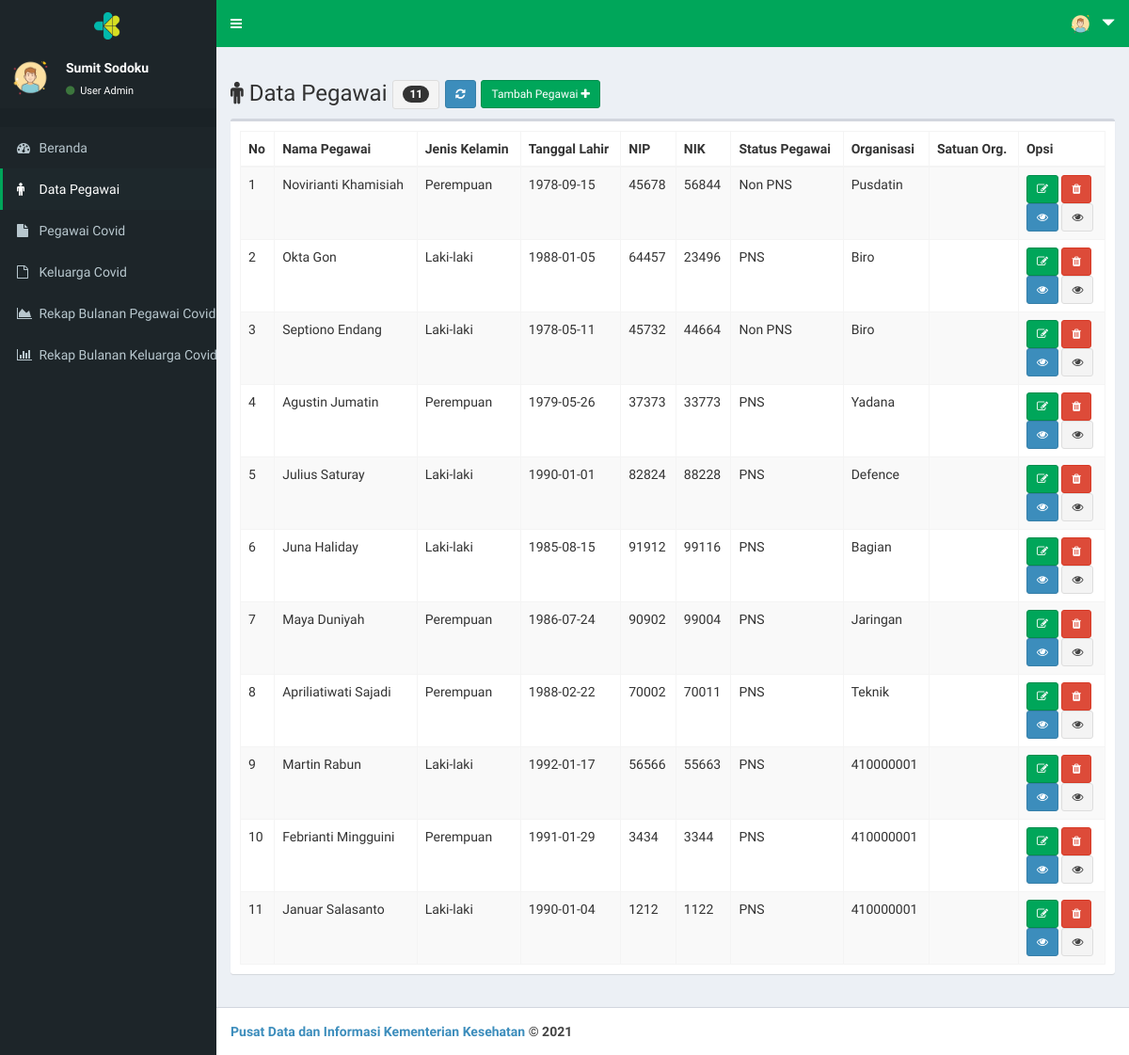
/page/index.php?menu=peg_data (signed in), run on an earlier commit of the app's database.
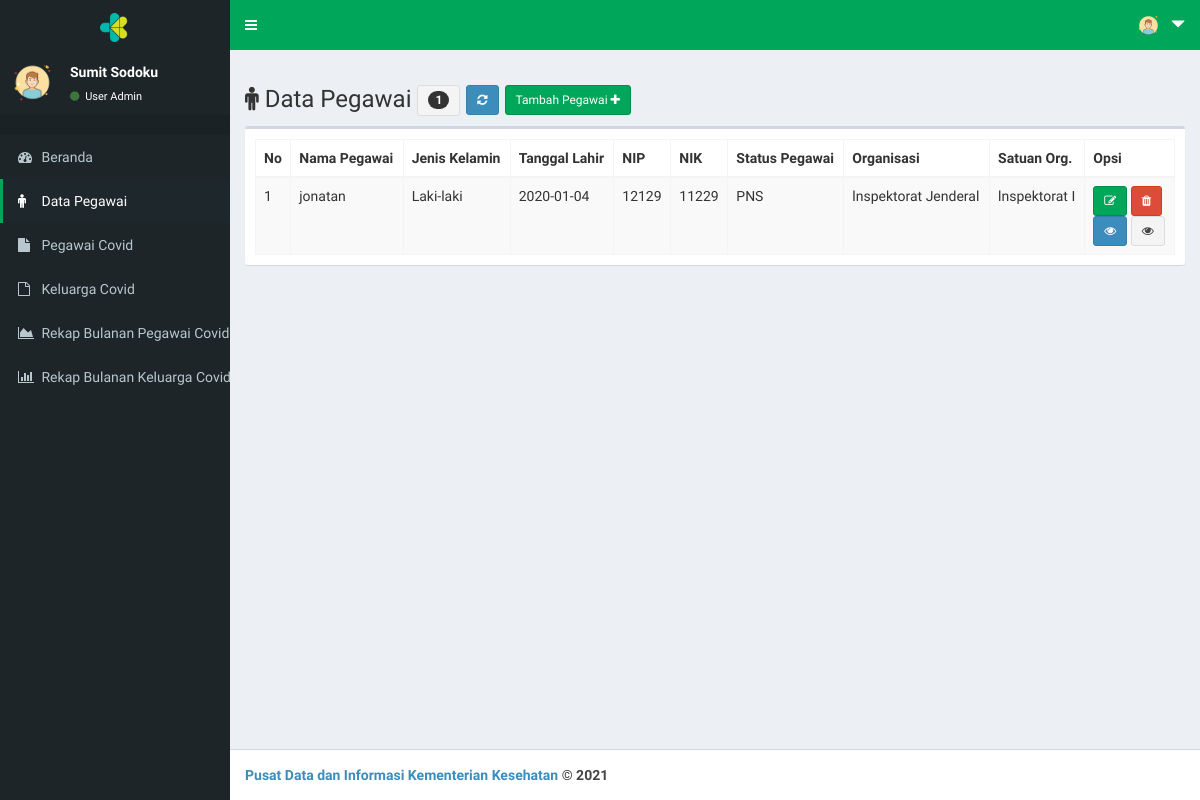
And on a later commit of the database.
### tables this page shows
CREATE TABLE `tb_peg` (
  `peg_id` int(11) NOT NULL,
  `peg_nama` varchar(30) NOT NULL,
  `peg_jk` enum('Laki-laki','Perempuan') NOT NULL,
  `peg_tgllahir` date NOT NULL,
  `peg_nip` varchar(20) NOT NULL,
  `peg_nik` varchar(20) NOT NULL,
  `peg_stapeg` varchar(30) NOT NULL,
  `peg_org` varchar(100) NOT NULL,
  `peg_orgsat` varchar(100) NOT NULL,
  `peg_orgunit` varchar(100) NOT NULL
);

### page/peg_data.php (the view, shortened to what this page needs)
<!DOCTYPE html>
<html>
<head>
</head>
<body>
  	<div class="row">
	  <div class="col-xs-12 col-md-12">
	    <h3><span class="fa fa-male"></span>
		    Data Pegawai
		    <?php
			    if ($user_akses=="Super") {
			      	$qjumlah = mysqli_query($koneksi,"SELECT * FROM tb_peg ORDER BY peg_id DESC");
			      	$jumlah = mysqli_num_rows($qjumlah);
			    }
			    else {
			      	$qjumlah = mysqli_query($koneksi,"SELECT * FROM tb_peg WHERE peg_orgsat='$user_orgsat' ORDER BY peg_id DESC");
			      	$jumlah = mysqli_num_rows($qjumlah);
			    }
		    ?>
		    <button class="btn btn-sm btn-default">
		    	<span class="badge"><?php echo $jumlah; ?></span>
		    </button>
		    <a  href="?menu=peg_data"
		    	class="btn btn-sm btn-primary">
		    	<span class="fa fa-refresh">
		    </a>
		    <a  href="?menu=peg_tambah"
		    	class="btn btn-sm btn-success">Tambah Pegawai
		    	<span class="fa fa-plus">
		    </a>
		</h3>
	  </div>
	</div>
	<div class="box">
        <div class="box-body">
          	<table id="example1" class="table table-bordered table-striped">
	            <thead>
		            <tr>
						<th>No</th>
						<th>Nama Pegawai</th>
						<th>Jenis Kelamin</th>
						<th>Tanggal Lahir</th>
						<th>NIP</th>
						<th>NIK</th>
						<th>Status Pegawai</th>
						<th>Organisasi</th>
						<th>Satuan Org.</th>
						<th>Opsi</th>
		            </tr>
	            </thead>
	            <tbody>
					<?php
					    $no = 1;
					    if ($user_akses=="Super") {
					    	$sql = $koneksi->query("SELECT * FROM tb_peg ORDER BY peg_id DESC");
					    }
					    else {
					    	$sql = $koneksi->query("SELECT * FROM tb_peg WHERE peg_orgsat='$user_orgsat' ORDER BY peg_id DESC");
					    }
					    while ($data=$sql->fetch_assoc()) {
					?>
				    <tr>
				        <td> <?php echo $no++; ?> </td>
				        <td> <?php echo $data['peg_nama']; ?></td>
				        <td> <?php echo $data['peg_jk']; ?></td>
				        <td> <?php echo $data['peg_tgllahir']; ?></td>
				        <td> <?php echo $data['peg_nip']; ?></td>
				        <td> <?php echo $data['peg_nik']; ?></td>
				        <td> <?php echo $data['peg_stapeg']; ?></td>
				        <td> <?php echo $data['peg_org']; ?></td>
				        <td> <?php echo $data['peg_orgsat']; ?></td>
				        <td>
							<a  href="?menu=peg_edit&peg_id=<?php echo $data['peg_id']; ?>"
								class="btn btn-sm btn-success"
								title="Edit <?php echo $data['peg_nama'];?>">
								<span class="fa fa-edit"></a>
							<a  onclick="return confirm('Anda yakin menghapus data pegawai <?php echo $data['peg_nama']; ?> ?')"
								href="?menu=peg_hapus&peg_nik=<?php echo $data['peg_nik']; ?>"
								class="btn btn-sm btn-danger"
								title="Hapus <?php echo $data['peg_nama'];?>" >
								<span class="fa fa-trash"></a>
								<br>
							<a  href="?menu=kon_data&peg_nik=<?php echo $data['peg_nik']; ?>"
								class="btn btn-sm btn-primary"
								title="Detail Kondisi <?php echo $data['peg_nama'];?>">
								<span class="fa fa-eye"></a></a>
							<a  href="?menu=kel_identitas&peg_nik=<?php echo $data['peg_nik']; ?>"
								class="btn btn-sm btn-default"
								title="Detail Keluarga <?php echo $data['peg_nama'];?>">
								<span class="fa fa-eye"></a></a>
				        </td>
				    </tr>
	      			<?php
	    				}
					?>
	            </tbody>
        	</table>
    	</div>
	</div>
</body>
</html>

What changed in the data, as far as the page shows it:
no longer on this page (row edited): tb_peg: peg_nama "Novirianti Khamisiah", peg_jk "Perempuan", peg_tgllahir "1978-09-15", peg_nip "45678", peg_nik "56844", peg_stapeg "Non PNS", peg_org "Pusdatin"
no longer on this page (row edited): tb_peg: peg_nama "Okta Gon", peg_jk "Laki-laki", peg_tgllahir "1988-01-05", peg_nip "64457", peg_nik "23496", peg_stapeg "PNS", peg_org "Biro"
no longer on this page (row edited): tb_peg: peg_nama "Septiono Endang", peg_jk "Laki-laki", peg_tgllahir "1978-05-11", peg_nip "45732", peg_nik "44664", peg_stapeg "Non PNS", peg_org "Biro"
no longer on this page (row edited): tb_peg: peg_nama "Agustin Jumatin", peg_jk "Perempuan", peg_tgllahir "1979-05-26", peg_nip "37373", peg_nik "33773", peg_stapeg "PNS", peg_org "Yadana"
no longer on this page (row edited): tb_peg: peg_nama "Julius Saturay", peg_jk "Laki-laki", peg_tgllahir "1990-01-01", peg_nip "82824", peg_nik "88228", peg_stapeg "PNS", peg_org "Defence"
no longer on this page (row edited): tb_peg: peg_nama "Juna Haliday", peg_jk "Laki-laki", peg_tgllahir "1985-08-15", peg_nip "91912", peg_nik "99116", peg_stapeg "PNS", peg_org "Bagian"
no longer on this page (row edited): tb_peg: peg_nama "Maya Duniyah", peg_jk "Perempuan", peg_tgllahir "1986-07-24", peg_nip "90902", peg_nik "99004", peg_stapeg "PNS", peg_org "Jaringan"
no longer on this page (row edited): tb_peg: peg_nama "Apriliatiwati Sajadi", peg_jk "Perempuan", peg_tgllahir "1988-02-22", peg_nip "70002", peg_nik "70011", peg_stapeg "PNS", peg_org "Teknik"
no longer on this page (row edited): tb_peg: peg_nama "Martin Rabun", peg_jk "Laki-laki", peg_tgllahir "1992-01-17", peg_nip "56566", peg_nik "55663", peg_stapeg "PNS", peg_org "410000001"
no longer on this page (row edited): tb_peg: peg_nama "Febrianti Mingguini", peg_jk "Perempuan", peg_tgllahir "1991-01-29", peg_nip "3434", peg_nik "3344", peg_stapeg "PNS", peg_org "410000001"
no longer on this page (row edited): tb_peg: peg_nama "Januar Salasanto", peg_jk "Laki-laki", peg_tgllahir "1990-01-04", peg_nip "1212", peg_nik "1122", peg_stapeg "PNS", peg_org "410000001"
now on this page (row edited): tb_peg: peg_nama "jonatan", peg_jk "Laki-laki", peg_tgllahir "2020-01-04", peg_nip "12129", peg_nik "11229", peg_stapeg "PNS", peg_org "lnspektorat Jenderal", peg_orgsat "lnspektorat I"
Also different on the page:
$jumlah: "11" → "1"
